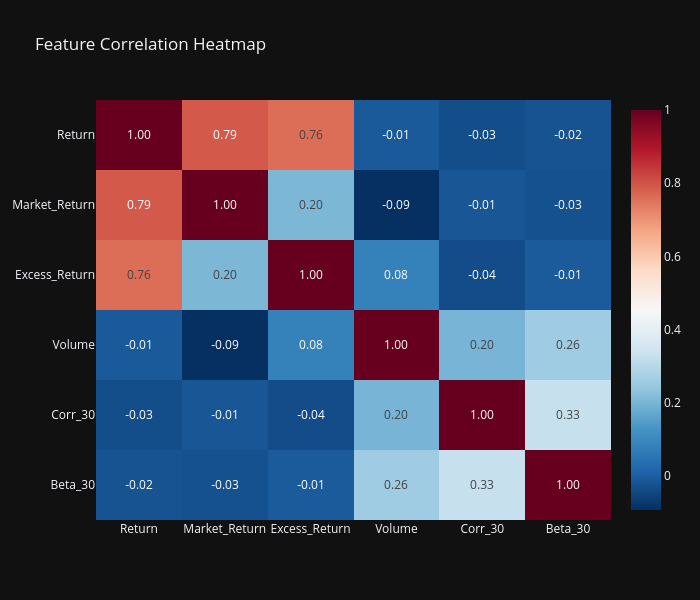

Notebook code cell kept with this figure:
### Code cell
import plotly.express as px

features_to_plot = ['Return', 'Market_Return', 'Excess_Return', 'Volume', 'Corr_30', 'Beta_30']
corr_matrix = df[features_to_plot].corr()

fig_corr = px.imshow(
    corr_matrix, 
    text_auto=".2f", 
    aspect="auto", 
    color_continuous_scale='RdBu_r', 
    title="Feature Correlation Heatmap"
)

fig_corr.update_layout(template='plotly_dark', width=700, height=600)
fig_corr.show()

### Figure 1 — Plotly figure (JSON) as saved in the notebook; plotly's stock layout.template omitted (floating-point values rounded to 4 significant figures)
{"data": [{"coloraxis": "coloraxis", "hovertemplate": "x: %{x}<br>y: %{y}<br>color: %{z}<extra></extra>", "name": "0", "texttemplate": "%{z:.2f}", "type": "heatmap", "x": ["Return", "Market_Return", "Excess_Return", "Volume", "Corr_30", "Beta_30"], "xaxis": "x", "y": ["Return", "Market_Return", "Excess_Return", "Volume", "Corr_30", "Beta_30"], "yaxis": "y", "z": [[1.0, 0.7906, 0.7609, -0.009709, -0.0322, -0.02212], [0.7906, 1.0, 0.2043, -0.09227, -0.01461, -0.02556], [0.7609, 0.2043, 1.0, 0.08225, -0.03597, -0.008159], [-0.009709, -0.09227, 0.08225, 1.0, 0.1975, 0.2578], [-0.0322, -0.01461, -0.03597, 0.1975, 1.0, 0.3277], [-0.02212, -0.02556, -0.008159, 0.2578, 0.3277, 1.0]]}], "layout": {"coloraxis": {"colorscale": [[0, "rgb(5,48,97)"], [0.1, "rgb(33,102,172)"], [0.2, "rgb(67,147,195)"], [0.3, "rgb(146,197,222)"], [0.4, "rgb(209,229,240)"], [0.5, "rgb(247,247,247)"], [0.6, "rgb(253,219,199)"], [0.7, "rgb(244,165,130)"], [0.8, "rgb(214,96,77)"], [0.9, "rgb(178,24,43)"], [1, "rgb(103,0,31)"]]}, "height": 600, "title": {"text": "Feature Correlation Heatmap"}, "width": 700, "xaxis": {"anchor": "y", "domain": [0, 1]}, "yaxis": {"anchor": "x", "autorange": "reversed", "domain": [0, 1]}}}
